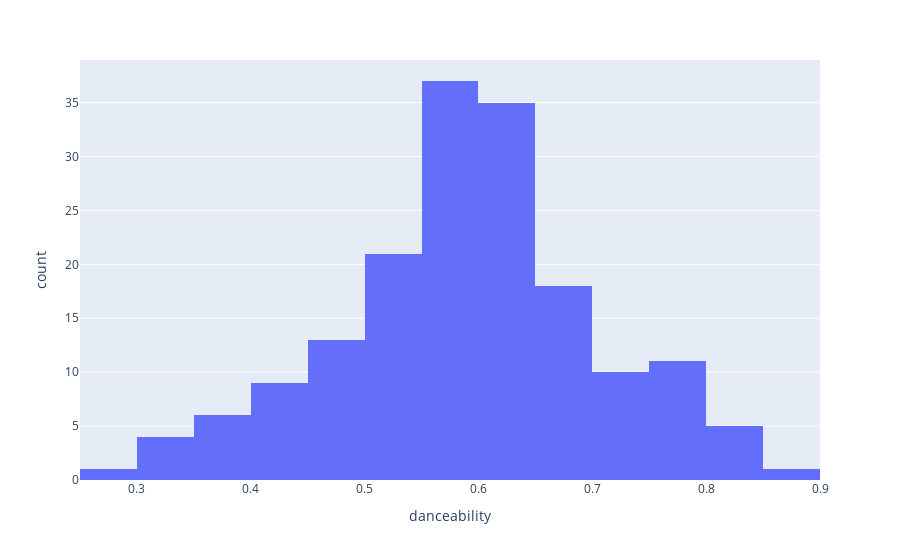

Notebook source saved alongside this figure:
### Code cell
import plotly.express as px
fig = px.histogram(df, x="danceability")
fig.show()

### Figure 1 — Plotly figure (JSON) as saved in the notebook; plotly's stock layout.template omitted (floating-point values rounded to 4 significant figures; data arrays with more than 128 entries replaced by an {"elided": "..."} marker saying what was removed)
{"data": [{"alignmentgroup": "True", "bingroup": "x", "hovertemplate": "danceability=%{x}<br>count=%{y}<extra></extra>", "legendgroup": "", "marker": {"color": "#636efa", "pattern": {"shape": ""}}, "name": "", "offsetgroup": "", "orientation": "v", "showlegend": false, "type": "histogram", "x": {"elided": "171 float values"}, "xaxis": "x", "yaxis": "y"}], "layout": {"barmode": "relative", "legend": {"tracegroupgap": 0}, "margin": {"t": 60}, "xaxis": {"anchor": "y", "domain": [0, 1], "title": {"text": "danceability"}}, "yaxis": {"anchor": "x", "domain": [0, 1], "title": {"text": "count"}}}}
